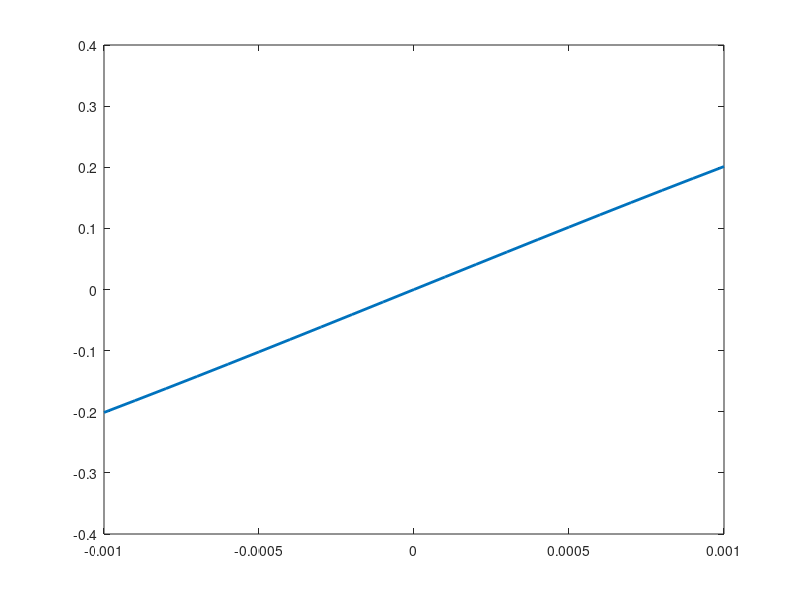

MATLAB code to generate this figure:
%NEGF calculation for a simple tunnel junnction between two normal metals
%tolerance for calculation of surface Green's function
eps = 1e-4;

%0+ to get convergence to retarded Green's function
eta = 1e-4;

%energies in eV
t0 = 0.1;
kT = 0.002;
mu = 2*t0;

V_vec = 0.001*(-1:0.1:1);
I_V = zeros(1,length(V_vec));

for jj = 1:length(V_vec)
    V = V_vec(jj);
    
    alpha1 = 2*t0 + V - mu;
    beta1 = -t0;
    
    alpha2 = 2*t0 - mu;
    beta2 = -t0;
    
    E_max = 0.001;
    E = E_max*(-1:0.1:1);
    I_E = zeros(1,length(E));
    a1_vec= zeros(1,length(E));
    a2_vec= zeros(1,length(E));
    
    %calculation of surface Green's function
    for ii = 1:length(E)
        EE = E(ii);

        %calculation of g iteratively
        g1 = inv(alpha1 + eps);
        g1_last = inv(alpha1 + eps);
        %calculate g1 for E = E
        for kk = 1:1000
            g1 = inv((EE + 1i*eta) - alpha1 - beta1'*g1*beta1);
            %for faster convergence
            err = sum(sum(abs(g1_last - g1)))/sum(sum(abs(g1) + abs(g1_last)));
            if  err < eps
                break
            end
            g1 = 0.5 * (g1 + g1_last);
            g1_last = g1;
        end

        g2 = inv(alpha2 + eps);
        g2_last = inv(alpha2 + eps);
        err = 1;
        %calculate g2 for E = E + V
        for kk = 1:1000
            g2 = inv((EE  + 1i*eta) - alpha2 - beta2'*g2*beta2);
            %for faster convergence
            err = sum(sum(abs(g2_last - g2)))/sum(sum(abs(g2) + abs(g2_last)));
            if  err < eps
                break
            end
            g2 = 0.5 * (g2 + g2_last);
            g2_last = g2;
        end

        a1 = 1i * (g1 - g1');
        a2 = 1i * (g2 - g2');
        
        a1_vec(ii) = a1;
        a2_vec(ii) = a2;
        
        I_E(ii) = 2 * a2(1,1) * a1(1,1) * (1.0/(1 + exp((EE-V)/kT)) - 1.0/(1 + exp((EE)/kT))); 
    end
    %plot(E,a1_vec,'LineWidth',2);
    %hold on;
    %plot(E,a2_vec,'LineWidth',2);
    %hold off;
    I_V(jj) = sum(I_E) * E_max * 0.1;
end
plot(V_vec,I_V,'LineWidth',2);

    
